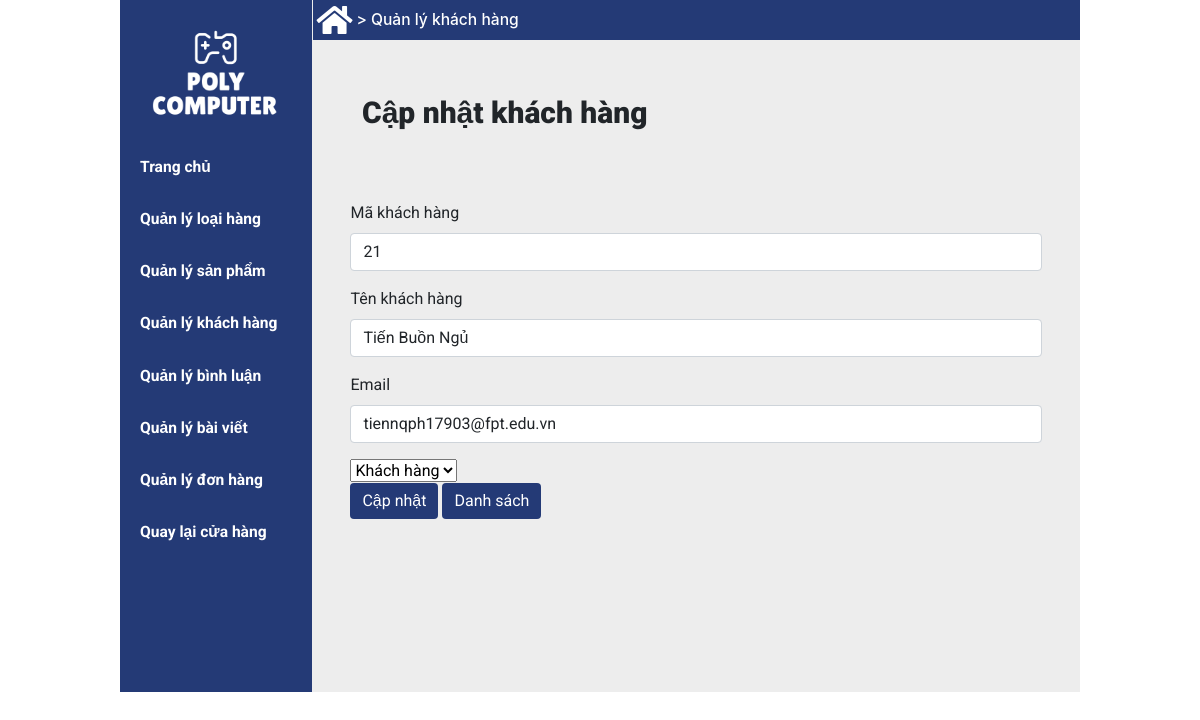
The app's page /admin/index.php?act=suakh&id=21 with its own data.
### tables this page shows
CREATE TABLE `khach_hang`  (
  `ma_khach_hang` int NOT NULL AUTO_INCREMENT,
  `ten_khach_hang` varchar(30) NOT NULL,
  `email` varchar(30) NOT NULL,
  `mat_khau` varchar(50) NOT NULL,
  `sdt` varchar(13) NULL DEFAULT NULL,
  `dia_chi` varchar(50) NULL DEFAULT NULL,
  `vai_tro` tinyint NOT NULL DEFAULT 0 COMMENT '0. Khách hàng\r\n1. Admin',
  PRIMARY KEY (`ma_khach_hang`) USING BTREE
);

### model/pdo.php (called while the page is built, shortened)
<?php
function pdo_get_connection(){
    $dburl = "mysql:host=127.0.0.1;dbname=Duan1;charset=utf8";
    $username = 'root';
    $password = '';
    $conn = new PDO($dburl, $username, $password);
    $conn->setAttribute(PDO::ATTR_ERRMODE, PDO::ERRMODE_EXCEPTION);
    return $conn;
}
function pdo_query_one($sql){
    $sql_args = array_slice(func_get_args(), 1);
    try{
        $conn = pdo_get_connection();
        $stmt = $conn->prepare($sql);
        $stmt->execute($sql_args);
        $row = $stmt->fetch(PDO::FETCH_ASSOC);
        return $row;
    }
    catch(PDOException $e){
        throw $e;
    }
    finally{
        unset($conn);
    }
}

### model/khachhang.php (called while the page is built, shortened)
<?php
    function loadone_khachhang($id){
        $sql="select*from khach_hang where ma_khach_hang=".$id;
        $kh= pdo_query_one($sql);
        return $kh;
    }
?>

### admin/khachhang/update.php (the view, shortened to what this page needs)
<div class="boxright">
            <div class="linkpage">
                <i class="fas fa-home fa-2x" style="color: white"></i>
                <span> > Quản lý khách hàng</span>
            </div>
            <div class="boxtitle">
                <p>Cập nhật khách hàng</p>
            </div>
            <form action="index.php?act=updatekh_admin" method="post">
                <div class="mb-3">
                  <label for="exampleInputEmail1" class="form-label" >Mã khách hàng</label>
                  <input type="text" class="form-control" id="exampleInputEmail1" name="ma_khach_hang" value="<?=$khachhang['ma_khach_hang']?>">
                </div>
                <div class="mb-3">
                  <label for="exampleInputEmail1" class="form-label" >Tên khách hàng</label>
                  <input type="text" class="form-control" id="exampleInputEmail1" name="ten_khach_hang" value="<?=$khachhang['ten_khach_hang']?>">
                </div>
                <div class="mb-3">
                  <label for="exampleInputEmail1" class="form-label" >Email</label>
                  <input type="text" class="form-control" id="exampleInputEmail1" name="email" value="<?=$khachhang['email']?>">
                </div>
                <div>
                    <select name="vai_tro" id="" >
                        <option value="0">Khách hàng</option>
                    </select>
                </div>
                <div>
                    <input type="submit" class="btn btn-primary" name="capnhat" value="Cập nhật">
                    <a href="index.php?act=listkh"><button type="button" class="btn btn-primary">Danh sách</button></a>
                </div>
            </form>
        </div>
</body>
</html>

### view/css/style.css (style rules this page uses)
* { padding: 0;margin: 0;box-sizing: border-box; }
.boxright { width: 80%; background: rgb(237, 237, 237); display: flex; flex-direction: column; min-height: 692px; }
.linkpage { background: #243a76; width: 99.9%; display: flex; flex-direction: row; align-items: center; margin-left: 0.1%; margin-bottom: 50px; }
.linkpage i { padding: 0.5%; }
.linkpage span { font-family: -apple-system, BlinkMacSystemFont, 'Segoe UI', Roboto, Oxygen, Ubuntu, Cantarell, 'Open Sans', 'Helvetica Neue', sans-serif; font-weight: 500; font-size: 1.3vw; color: white; }
.boxtitle { font-weight: 900; font-size: 2.5vw; margin: 0 0 50px 50px; }
.btn-primary { background-color: #243a76 !important; border: #243a76 !important ; }
form { width: 90%; margin: 0 auto; }

### records on screen
khach_hang: ma_khach_hang "21", ten_khach_hang "Tiến Buồn Ngủ", email "tiennqph17903@fpt.edu.vn"
